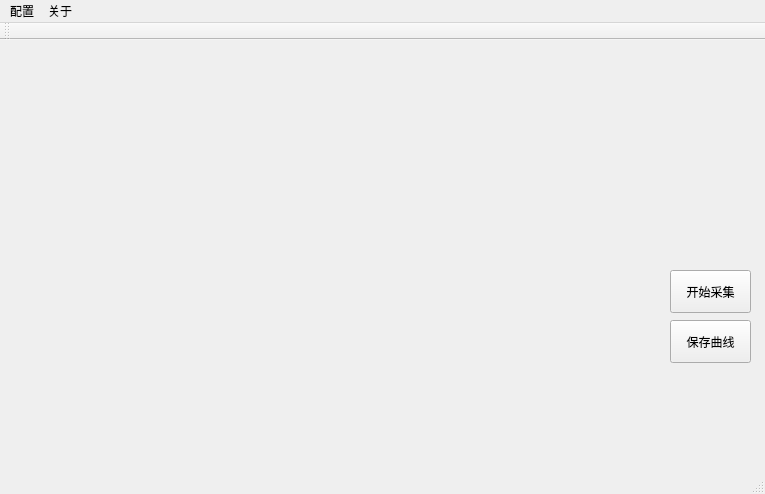
<?xml version="1.0" encoding="UTF-8"?>
<ui version="4.0">
 <class>MainWindow</class>
 <widget class="QMainWindow" name="MainWindow">
  <property name="geometry">
   <rect>
    <x>0</x>
    <y>0</y>
    <width>765</width>
    <height>494</height>
   </rect>
  </property>
  <property name="windowTitle">
   <string>MainWindow</string>
  </property>
  <widget class="QWidget" name="centralWidget">
   <widget class="QPushButton" name="btn_save_curve">
    <property name="geometry">
     <rect>
      <x>670</x>
      <y>280</y>
      <width>81</width>
      <height>43</height>
     </rect>
    </property>
    <property name="text">
     <string>保存曲线</string>
    </property>
   </widget>
   <widget class="QPushButton" name="btn_data_collection">
    <property name="geometry">
     <rect>
      <x>670</x>
      <y>230</y>
      <width>81</width>
      <height>43</height>
     </rect>
    </property>
    <property name="text">
     <string>开始采集</string>
    </property>
   </widget>
  </widget>
  <widget class="QMenuBar" name="menuBar">
   <property name="geometry">
    <rect>
     <x>0</x>
     <y>0</y>
     <width>765</width>
     <height>35</height>
    </rect>
   </property>
   <widget class="QMenu" name="configuration">
    <property name="title">
     <string>配置</string>
    </property>
    <addaction name="communication_property_menu"/>
    <addaction name="curve_property_menu"/>
   </widget>
   <widget class="QMenu" name="about">
    <property name="title">
     <string>关于</string>
    </property>
    <addaction name="about_software"/>
   </widget>
   <addaction name="configuration"/>
   <addaction name="about"/>
  </widget>
  <widget class="QToolBar" name="mainToolBar">
   <attribute name="toolBarArea">
    <enum>TopToolBarArea</enum>
   </attribute>
   <attribute name="toolBarBreak">
    <bool>false</bool>
   </attribute>
  </widget>
  <widget class="QStatusBar" name="statusBar"/>
  <action name="action">
   <property name="text">
    <string>configure</string>
   </property>
  </action>
  <action name="communication_property_menu">
   <property name="text">
    <string>通信设置</string>
   </property>
   <property name="shortcutContext">
    <enum>Qt::WidgetWithChildrenShortcut</enum>
   </property>
   <property name="priority">
    <enum>QAction::NormalPriority</enum>
   </property>
  </action>
  <action name="curve_property_menu">
   <property name="text">
    <string>数据采集设置</string>
   </property>
  </action>
  <action name="about_software">
   <property name="text">
    <string>关于</string>
   </property>
  </action>
 </widget>
 <layoutdefault spacing="6" margin="11"/>
 <resources/>
 <connections/>
</ui>
